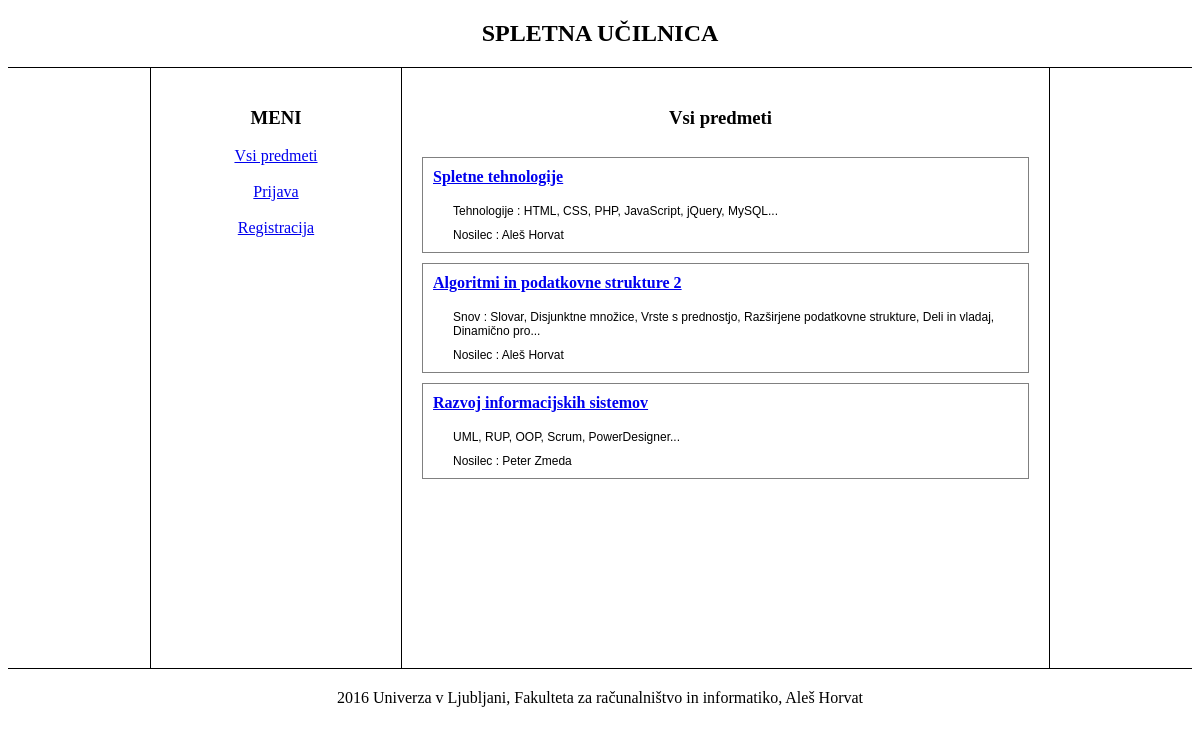
The page / on the database its author committed.
### tables this page shows
CREATE TABLE `predmet` (
  `idPredmet` int(20) NOT NULL,
  `idProfesor` int(20) NOT NULL,
  `Opis` text NOT NULL,
  `Naslov` varchar(50) NOT NULL
);

CREATE TABLE `profesor` (
  `idProfesor` int(20) NOT NULL,
  `ime` varchar(50) NOT NULL,
  `priimek` varchar(50) NOT NULL,
  `datumRojstva` date NOT NULL,
  `naziv` varchar(50) NOT NULL,
  `geslo` varchar(50) NOT NULL,
  `email` varchar(50) NOT NULL
);

### index.php (the view, shortened to what this page needs)
<!DOCTYPE html>
<html>
<head>
	<link rel="stylesheet" type="text/css" href="styles/style.css">
</head>
<body>
	<header>
		<h2>SPLETNA UČILNICA</h2>
	</header>
	<div id="content">
		<div id="mainPage">
			<div id="leftSide">
				<h3>MENI</h3>
				<div id="menuLinks">
					<?php
						if(isset($_SESSION["prijava"]) && !empty($_SESSION["prijava"])){
							echo $_SESSION["prijava"] . "<br><br>";?>
							<a href="index.php">Vsi predmeti</a> <br><br>
							<a href="index.php?predmeti=moji">Moji predmeti</a> <br><br>
							<?php
							if($_SESSION["pravice"] == "profesor"){
								?><a href="DodajPredmet.php">Dodaj predmet</a> <br><br><?php
							}
							?>
							<a href="LogoutScript.php">Odjava</a> <br><br>
							<?php
						}else{
							?>
							<a href="index.php">Vsi predmeti</a> <br><br>
							<a href="Prijava.php">Prijava</a> <br><br>
							<a href="Registracija.php">Registracija</a> <br><br>
							<?php
						}
					?>
				</div>
			</div>
			<div id="middle">
				<?php
					$db = DBInit::getInstance();
					if(isset($_GET["predmeti"]) && $_GET["predmeti"] == "moji"){
						?><h3>Moji predmeti</h3><?php
						if($_SESSION["pravice"] == "profesor"){
							$statement = $db->prepare("SELECT p.idPredmet as idpredmet, p.Opis as opis, p.Naslov as naslov, pr.ime as ime, pr.priimek as priimek FROM predmet p INNER JOIN profesor pr ON p.idProfesor = pr.idProfesor WHERE pr.email=:profesor");
							$statement->bindParam(":profesor", $_SESSION["prijava"]);
						}else{
							$statement = $db->prepare("SELECT p.idPredmet as idpredmet, p.Opis as opis, p.Naslov as naslov, pr.ime as ime, pr.priimek as priimek FROM predmet p INNER JOIN profesor pr ON p.idProfesor = pr.idProfesor WHERE p.idPredmet IN (SELECT o.idPredmet AS id FROM opravljanjepredmeta o INNER JOIN student s ON s.idStudent = o.idStudent WHERE s.email=:student)");
							$statement->bindParam(":student", $_SESSION["prijava"]);
						}
					}else{
						?><h3>Vsi predmeti</h3><?php
						$statement = $db->prepare("SELECT p.idPredmet as idpredmet, p.Naslov as naslov, p.Opis as opis, pr.Ime as ime, pr.Priimek as priimek FROM predmet p INNER JOIN profesor pr ON p.idProfesor = pr.idProfesor");
					}
        			$statement->execute();
        			$result = $statement->fetchAll();
        			foreach($result as $row){
        				?>
        				<div class="predmetPreview">
        					<b><a href=<?php echo "\"Podrobnosti_predmeta.php?id=" . $row["idpredmet"] . '">' . $row["naslov"]; ?></a></b><br><br>
        					<div class="predmetPreviewOpis">
        						<?php echo substr($row["opis"],0,120) . "..." ?>
        					</div>
        					<div class="predmetPreviewNosilec">
        						<?php echo "Nosilec : " . $row["ime"] . " " . $row["priimek"] ?>
        					</div>
        				</div>
        				<?php
        			}
				?>
			</div>
		</div>
	</div>
	<footer>
		2016 Univerza v Ljubljani, Fakulteta za računalništvo in informatiko, Aleš Horvat
	</footer>
</body>
</html>

### styles/style.css (style rules this page uses)
header { text-align: center; border-bottom: 1px solid black; }
footer { text-align: center; border-top: 1px solid black; padding-top: 20px; padding-bottom: 20px; }
#content { margin-left: auto; margin-right: auto; width: 900px; min-height: 600px; text-align: center; }
#mainPage { width: 888px; min-height: 600px; padding-right: 10px; margin-left: auto; margin-right: auto; border-left : 1px solid black; border-right : 1px solid black; }
#leftSide { float : left; min-height : 560px; width : 250px; padding-top: 20px; padding-bottom: 20px; border-right: 1px solid black; text-align: center; }
#middle { float : left; width : 597px; padding-left: 20px; padding-top : 20px; padding-right: 20px; }
.predmetPreview { float : left; text-align: left; margin-top: 10px; width: 585px; border : 1px solid grey; padding : 10px; }
.predmetPreviewOpis { float : left; width : 565px; padding-left : 20px; font-size: 12px; font-family: sans-serif; }
.predmetPreviewNosilec { float : left; margin-top: 10px; padding-left : 20px; font-size: 12px; font-family: sans-serif; }

### rows shown on the page
predmet: Naslov "Spletne tehnologije", Opis "Tehnologije : HTML, CSS, PHP, JavaScript, jQuery, MySQL", idProfesor.ime "Aleš", idProfesor.priimek "Horvat"
predmet: Naslov "Algoritmi in podatkovne strukture 2", Opis "Snov : Slovar, Disjunktne množice, Vrste s prednostjo, Razširjene podatkovne strukture, Deli in vladaj, Dinamično pro", idProfesor.ime "Aleš", idProfesor.priimek "Horvat"
predmet: Naslov "Razvoj informacijskih sistemov", Opis "UML, RUP, OOP, Scrum, PowerDesigner", idProfesor.ime "Peter", idProfesor.priimek "Zmeda"
